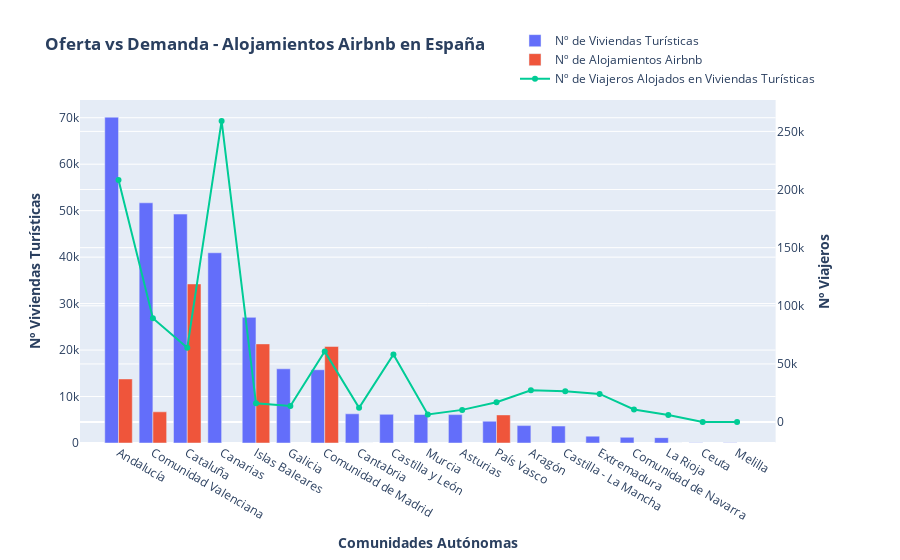

Source (notebook cell):
### Code cell
# Create figure with secondary y-axis
fig_3 = make_subplots(specs=[[{"secondary_y": True}]])

# Add traces
fig_3.add_trace(
    go.Bar(x=ine_merged_2["Comunidad"], y=ine_merged_2["Num_viviendas_turisticas"], 
           name="Nº de Viviendas Turísticas"),
    secondary_y=False,
)

fig_3.add_trace(
    go.Bar(x=prop_state["state"], y=prop_state["num_properties"], 
           name="Nº de Alojamientos Airbnb"),
    secondary_y=False,
)

fig_3.add_trace(
    go.Line(x=ine_merged_2["Comunidad"], y=ine_merged_2["Total_Viajeros"], 
            name="Nº de Viajeros Alojados en Viviendas Turísticas"),
    secondary_y=True,
)

# Add figure title and legend
fig_3.update_layout(
    title_text="<b>Oferta vs Demanda - Alojamientos Airbnb en España</b>",
    legend=dict(
        yanchor="bottom",
        y=1.02,
        xanchor="right",
        x=1
    )
)

# Set x-axis title
fig_3.update_xaxes(title_text="<b>Comunidades Autónomas</b>")

# Set y-axes titles
fig_3.update_yaxes(title_text="<b>Nº Viviendas Turísticas</b>", secondary_y=False)
fig_3.update_yaxes(title_text="<b>Nº Viajeros</b>", secondary_y=True)

fig_3.show()

### Figure 1 — Plotly figure (JSON) as saved in the notebook; plotly's stock layout.template omitted (floating-point values rounded to 4 significant figures)
{"data": [{"name": "Nº de Viviendas Turísticas", "type": "bar", "x": ["Andalucía", "Comunidad Valenciana", "Cataluña", "Canarias", "Islas Baleares", "Galicia", "Comunidad de Madrid", "Cantabria", "Castilla y León", "Murcia", "Asturias", "País Vasco", "Aragón", "Castilla - La Mancha", "Extremadura", "Comunidad de Navarra", "La Rioja", "Ceuta", "Melilla"], "xaxis": "x", "y": [70123, 51691, 49265, 40935, 27038, 15966, 15763, 6281, 6171, 6133, 6110, 4693, 3744, 3655, 1478, 1225, 1155, 51, 41], "yaxis": "y"}, {"name": "Nº de Alojamientos Airbnb", "type": "bar", "x": ["Cataluña", "Islas Baleares", "Comunidad de Madrid", "Andalucía", "Comunidad Valenciana", "País Vasco", "Cantabria", "La Rioja"], "xaxis": "x", "y": [34231, 21327, 20776, 13788, 6711, 6046, 1, 1], "yaxis": "y"}, {"name": "Nº de Viajeros Alojados en Viviendas Turísticas", "type": "scatter", "x": ["Andalucía", "Comunidad Valenciana", "Cataluña", "Canarias", "Islas Baleares", "Galicia", "Comunidad de Madrid", "Cantabria", "Castilla y León", "Murcia", "Asturias", "País Vasco", "Aragón", "Castilla - La Mancha", "Extremadura", "Comunidad de Navarra", "La Rioja", "Ceuta", "Melilla"], "xaxis": "x", "y": [208124, 89325, 63894, 259021, 16113, 13862, 60696, 12259, 58100, 6628, 10505, 17143, 27290, 26542, 24252, 10875, 6040, 0, 0], "yaxis": "y2"}], "layout": {"legend": {"x": 1, "xanchor": "right", "y": 1.02, "yanchor": "bottom"}, "title": {"text": "<b>Oferta vs Demanda - Alojamientos Airbnb en España</b>"}, "xaxis": {"anchor": "y", "domain": [0, 0.94], "title": {"text": "<b>Comunidades Autónomas</b>"}}, "yaxis": {"anchor": "x", "domain": [0, 1], "title": {"text": "<b>Nº Viviendas Turísticas</b>"}}, "yaxis2": {"anchor": "x", "overlaying": "y", "side": "right", "title": {"text": "<b>Nº Viajeros</b>"}}}}
